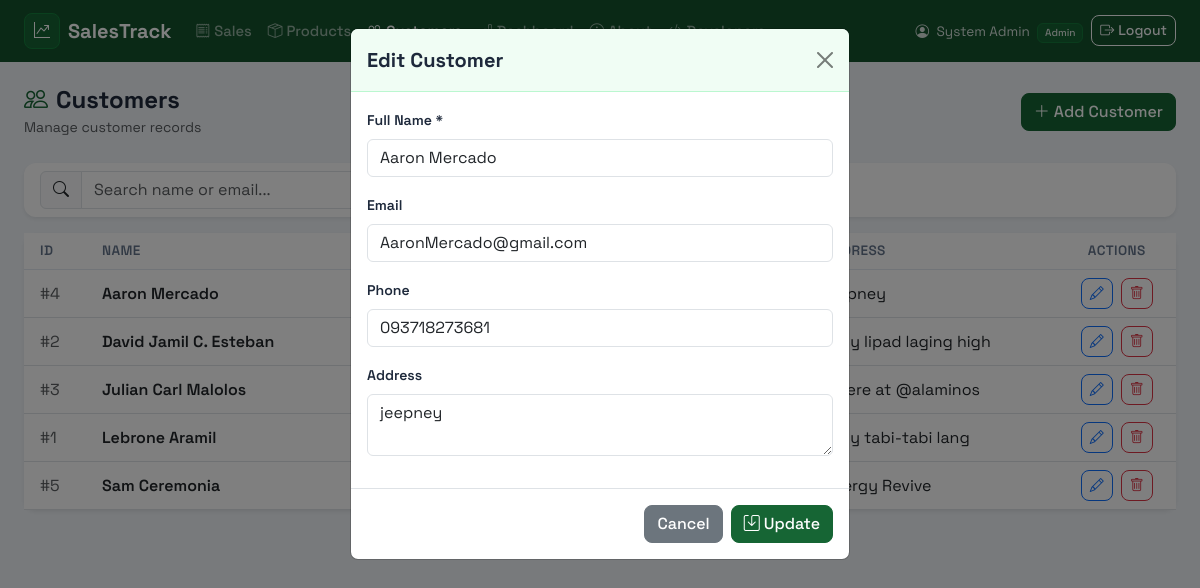
Screenshot of /customers.php?edit=4 (signed in) with the database file from the repository.
### tables this page shows
CREATE TABLE IF NOT EXISTS customers (
    id INT AUTO_INCREMENT PRIMARY KEY,
    customer_name VARCHAR(100) NOT NULL,
    email VARCHAR(100),
    phone VARCHAR(20),
    address TEXT,
    created_at TIMESTAMP DEFAULT CURRENT_TIMESTAMP
);

### customers.php (the view, shortened to what this page needs)
<?php
require_once 'config.php';
$edit = null;
if (isset($_GET['edit'])) {
    $res  = mysqli_query($conn,"SELECT * FROM customers WHERE id=".(int)$_GET['edit']);
    $edit = mysqli_fetch_assoc($res);
}
$search = isset($_GET['search']) ? trim($_GET['search']) : '';
$where  = $search ? "WHERE customer_name LIKE '%".mysqli_real_escape_string($conn,$search)."%' OR email LIKE '%".mysqli_real_escape_string($conn,$search)."%'" : '';
$customers = mysqli_query($conn,"SELECT * FROM customers $where ORDER BY customer_name");
?>
<!DOCTYPE html>
<html lang="en">
<head>
    <link href="https://cdn.jsdelivr.net/npm/bootstrap@5.3.0/dist/css/bootstrap.min.css" rel="stylesheet">
    <link rel="stylesheet" href="https://cdn.jsdelivr.net/npm/bootstrap-icons@1.11.0/font/bootstrap-icons.css">
    <link rel="stylesheet" href="assets/styles.css">
</head>
<body>
<?php include 'navbar.php'; ?>
<div class="container-fluid px-4 py-4">
    <div class="d-flex align-items-center justify-content-between mb-4">
        <div>
            <h4 class="fw-bold mb-0"><i class="bi bi-people me-2" style="color:#166534;"></i>Customers</h4>
            <small class="text-muted">Manage customer records</small>
        </div>
        <?php if (isset($_GET['edit'])): ?>
            <a href="customers.php" class="btn btn-primary">
                <i class="bi bi-plus-lg me-1"></i>Add Customer
            </a>
        <?php else: ?>
            <button class="btn btn-primary" data-bs-toggle="modal" data-bs-target="#custModal">
                <i class="bi bi-plus-lg me-1"></i>Add Customer
            </button>
        <?php endif; ?>
    </div>
    <div class="card mb-3 border-0 shadow-sm">
        <div class="card-body py-2">
            <form method="GET" class="row g-2">
                <div class="col-md-5">
                    <div class="input-group">
                        <span class="input-group-text"><i class="bi bi-search"></i></span>
                        <input type="text" name="search" class="form-control" placeholder="Search name or email..." value="<?= htmlspecialchars($search) ?>">
                    </div>
                </div>
                <div class="col-auto">
                    <button type="submit" class="btn btn-primary">Search</button>
                    <a href="customers.php" class="btn btn-outline-secondary ms-1">Clear</a>
                </div>
            </form>
        </div>
    </div>
    <div class="card border-0 shadow-sm">
        <div class="card-body p-0">
            <div class="table-responsive">
                <table class="table table-hover align-middle mb-0">
                    <thead style="background:#f0fdf4;">
                        <tr><th class="px-3">ID</th><th>Name</th><th>Email</th><th>Phone</th><th>Address</th><th class="text-center">Actions</th></tr>
                    </thead>
                    <tbody>
                    <?php if (mysqli_num_rows($customers)===0): ?>
                        <tr><td colspan="6" class="text-center py-4 text-muted">No customers found.</td></tr>
                    <?php else: while ($row=mysqli_fetch_assoc($customers)): ?>
                        <tr>
                            <td class="px-3 text-muted">#<?= $row['id'] ?></td>
                            <td class="fw-600"><?= htmlspecialchars($row['customer_name']) ?></td>
                            <td><?= htmlspecialchars($row['email']) ?></td>
                            <td><?= htmlspecialchars($row['phone']) ?></td>
                            <td class="text-truncate" style="max-width:180px"><?= htmlspecialchars($row['address']) ?></td>
                            <td class="text-center">
                                <a href="?edit=<?= $row['id'] ?>" class="btn btn-sm btn-outline-primary me-1"><i class="bi bi-pencil"></i></a>
                                <a href="?delete=<?= $row['id'] ?>" class="btn btn-sm btn-outline-danger" onclick="return confirm('Delete this customer?')"><i class="bi bi-trash"></i></a>
                            </td>
                        </tr>
                    <?php endwhile; endif; ?>
                    </tbody>
                </table>
            </div>
        </div>
    </div>
</div>
<div class="modal fade" id="custModal" tabindex="-1">
    <div class="modal-dialog">
        <div class="modal-content">
            <div class="modal-header" style="background:#f0fdf4;border-bottom:1px solid #bbf7d0;">
                <h5 class="modal-title fw-bold"><?= $edit?'Edit Customer':'Add Customer' ?></h5>
                <button type="button" class="btn-close" data-bs-dismiss="modal"></button>
            </div>
            <form method="POST" action="customers.php">
                <div class="modal-body">
                    <div class="mb-3">
                        <label class="form-label fw-600">Full Name *</label>
                        <input type="text" name="customer_name" class="form-control" value="<?= $edit?htmlspecialchars($edit['customer_name']):'' ?>" required>
                    </div>
                    <div class="mb-3">
                        <label class="form-label fw-600">Email</label>
                        <input type="email" name="email" class="form-control" value="<?= $edit?htmlspecialchars($edit['email']):'' ?>">
                    </div>
                    <div class="mb-3">
                        <label class="form-label fw-600">Phone</label>
                        <input type="text" name="phone" class="form-control" value="<?= $edit?htmlspecialchars($edit['phone']):'' ?>">
                    </div>
                    <div class="mb-3">
                        <label class="form-label fw-600">Address</label>
                        <textarea name="address" class="form-control" rows="2"><?= $edit?htmlspecialchars($edit['address']):'' ?></textarea>
                    </div>
                </div>
                <div class="modal-footer">
                    <button type="button" class="btn btn-secondary" data-bs-dismiss="modal">Cancel</button>
                    <button type="submit" class="btn btn-primary"><i class="bi bi-save me-1"></i><?= $edit?'Update':'Save' ?></button>
                </div>
            </form>
        </div>
    </div>
</div>
</body>
</html>

### assets/styles.css (style rules this page uses)
:root { --primary: #166534; --primary-hover: #14532d; --primary-light: #dcfce7; --primary-focus: rgba(22,101,52,.12); }
body { font-family: 'Space Grotesk', sans-serif; background: #f1f5f9; color: #1e293b; }
.fw-600 { font-weight: 600; }
.card { border-radius: 12px; }
.btn { font-weight: 500; border-radius: 8px; }
.btn-primary { background: var(--primary); border-color: var(--primary); }
.table th { font-weight: 600; font-size: .85rem; text-transform: uppercase; letter-spacing: .03em; color: #64748b; border-bottom: 1px solid #e2e8f0; }
.table td { vertical-align: middle; }
.form-label { font-weight: 600; font-size: .88rem; }

### rows the page displays
customers: id "4", customer_name "Aaron Mercado", address "jeepney", email "AaronMercado@gmail.com", phone "093718273681"
customers: id "2", customer_name "David Jamil C. Esteban", address "brgy lipad laging high"
customers: id "3", customer_name "Julian Carl Malolos", address "where at @alaminos"
customers: id "1", customer_name "Lebrone Aramil", address "brgy tabi-tabi lang"
customers: id "5", customer_name "Sam Ceremonia", address "Energy Revive"

### other values shown
$_SESSION['full_name'] "System Admin"
$_SESSION['role'] "Admin"
